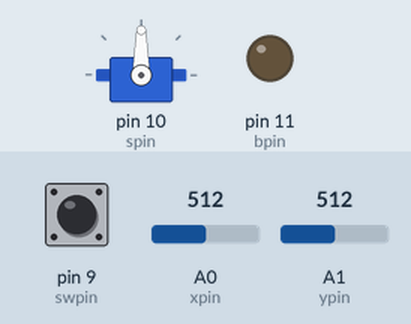
Recording of a sketch running on a simulated Arduino Uno, built with avr-gcc and run on an emulated ATmega328P. On the bench: servo, output pins drawn as LEDs (lit = HIGH). The test bench sets the inputs (shaded band); at power-on: A0 (xpin) = 512, pin 9 (swpin) HIGH, A1 (ypin) = 512. What the sketch prints to the serial monitor is not drawn.

Above: at 1.2 s.
1.3 s: A0 (xpin) set to 716
At 1.8 s:
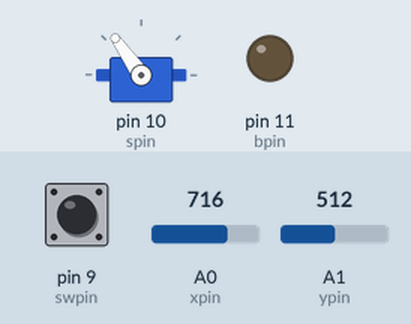
2.8 s: pin 9 (swpin) pulled LOW for 0.15 s
At 2.97 s:
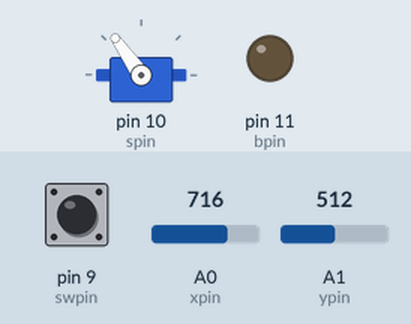
4.6 s: A0 (xpin) set to 900
At 5.8 s:
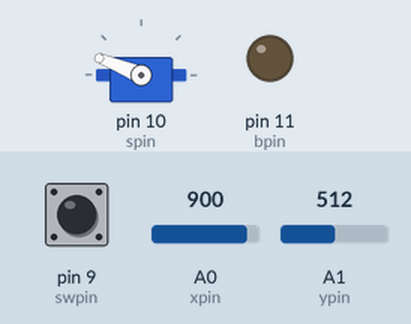
6.1 s: pin 9 (swpin) pulled LOW for 1 s
At 6.4 s:
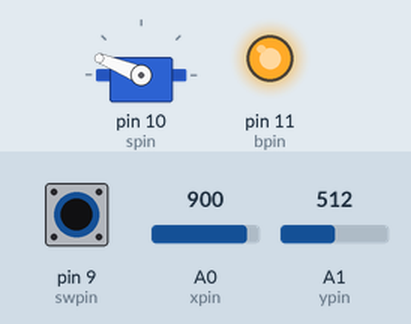
8.6 s: A0 (xpin) set to 1023
At 9.7 s:
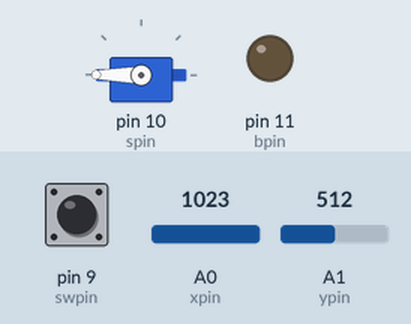
10.1 s: pin 9 (swpin) pulled LOW for 0.15 s
At 10.27 s:
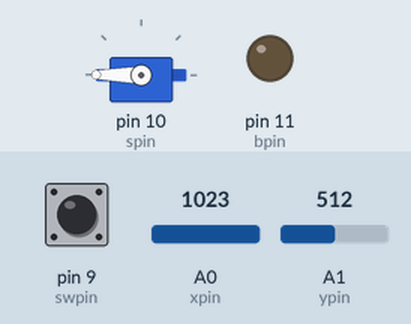
Timing chart, 0 to 12.9 s (numbered marks = the images above; inputs shaded):
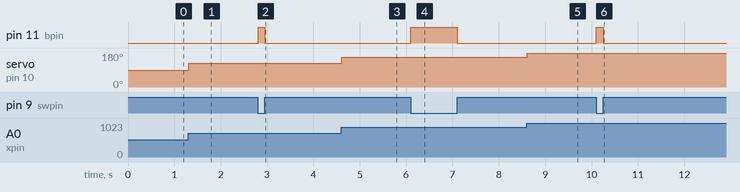

The sketch:

JoystickControlledServo.ino
```cpp
#include <Servo.h>
int xpin=A0;
int ypin=A1;
int swpin=9;
int xval;
int yval;
int swval;
int dt=0;

int bpin=11;
int spin=10;
int spos;
Servo myservo;
void setup() {
  // put your setup code here, to run once:
Serial.begin(9600);
pinMode(xpin,INPUT);
pinMode(ypin,INPUT);
pinMode(swpin,INPUT);
digitalWrite(swpin,HIGH);
pinMode(bpin,OUTPUT);
pinMode(spin,OUTPUT);

}

void loop() {
  // put your main code here, to run repeatedly:
xval=analogRead(xpin);
yval=analogRead(ypin);
swval=digitalRead(swpin);
if (swval==0){
  digitalWrite(bpin,HIGH);

} else{
    digitalWrite(bpin,LOW);
    }
spos=(180./1023.)*xval;
Serial.println(spos);
myservo.attach(spin);
myservo.write(spos);
}
```

Measured:
- after the input at 1.3 s, servo on pin 10 (spin): 90° → 125° at once
- after the input at 2.8 s, pin 11 (bpin): LOW → HIGH at once, → LOW 0.15 s later
- after the input at 4.6 s, servo on pin 10 (spin): 125° → 158° at once
- after the input at 6.1 s, pin 11 (bpin): LOW → HIGH at once, → LOW 1.0 s later
- after the input at 8.6 s, servo on pin 10 (spin): 158° → 180° at once
- after the input at 10.1 s, pin 11 (bpin): LOW → HIGH at once, → LOW 0.15 s later
